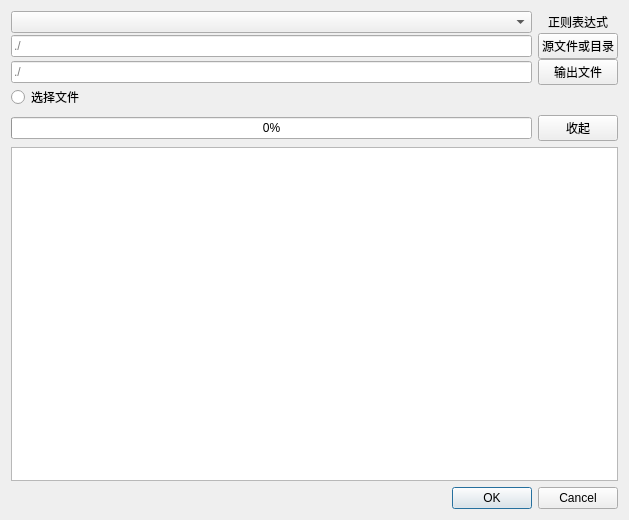
<?xml version="1.0" encoding="UTF-8"?>
<ui version="4.0">
 <class>ReplaceChapter</class>
 <widget class="QWidget" name="ReplaceChapter">
  <property name="geometry">
   <rect>
    <x>0</x>
    <y>0</y>
    <width>629</width>
    <height>520</height>
   </rect>
  </property>
  <property name="windowTitle">
   <string>Form</string>
  </property>
  <layout class="QVBoxLayout" name="verticalLayout_3">
   <item>
    <layout class="QVBoxLayout" name="verticalLayout">
     <item>
      <layout class="QGridLayout" name="gridLayout">
       <property name="horizontalSpacing">
        <number>6</number>
       </property>
       <property name="verticalSpacing">
        <number>0</number>
       </property>
       <item row="2" column="1">
        <widget class="QPushButton" name="srcBtn">
         <property name="text">
          <string>源文件或目录</string>
         </property>
        </widget>
       </item>
       <item row="1" column="1">
        <widget class="QLabel" name="label">
         <property name="text">
          <string>正则表达式</string>
         </property>
         <property name="alignment">
          <set>Qt::AlignmentFlag::AlignCenter</set>
         </property>
        </widget>
       </item>
       <item row="3" column="0">
        <widget class="QLineEdit" name="outputEdit">
         <property name="placeholderText">
          <string>./</string>
         </property>
        </widget>
       </item>
       <item row="4" column="0">
        <widget class="QRadioButton" name="fileSeletBtn">
         <property name="text">
          <string>选择文件</string>
         </property>
        </widget>
       </item>
       <item row="3" column="1">
        <widget class="QPushButton" name="outputBtn">
         <property name="text">
          <string>输出文件</string>
         </property>
        </widget>
       </item>
       <item row="2" column="0">
        <widget class="QLineEdit" name="srcEdit">
         <property name="text">
          <string/>
         </property>
         <property name="placeholderText">
          <string>./</string>
         </property>
        </widget>
       </item>
       <item row="1" column="0">
        <widget class="QComboBox" name="regEXCombo"/>
       </item>
      </layout>
     </item>
     <item>
      <layout class="QHBoxLayout" name="horizontalLayout">
       <item>
        <widget class="QProgressBar" name="progressBar">
         <property name="value">
          <number>0</number>
         </property>
        </widget>
       </item>
       <item>
        <widget class="QPushButton" name="putAwayBtn">
         <property name="text">
          <string>收起</string>
         </property>
        </widget>
       </item>
      </layout>
     </item>
    </layout>
   </item>
   <item>
    <layout class="QVBoxLayout" name="verticalLayout_2">
     <item>
      <widget class="QTextBrowser" name="textBrowser"/>
     </item>
     <item>
      <widget class="QDialogButtonBox" name="buttonBox">
       <property name="standardButtons">
        <set>QDialogButtonBox::StandardButton::Cancel|QDialogButtonBox::StandardButton::Ok</set>
       </property>
      </widget>
     </item>
    </layout>
   </item>
  </layout>
 </widget>
 <resources/>
 <connections/>
</ui>
